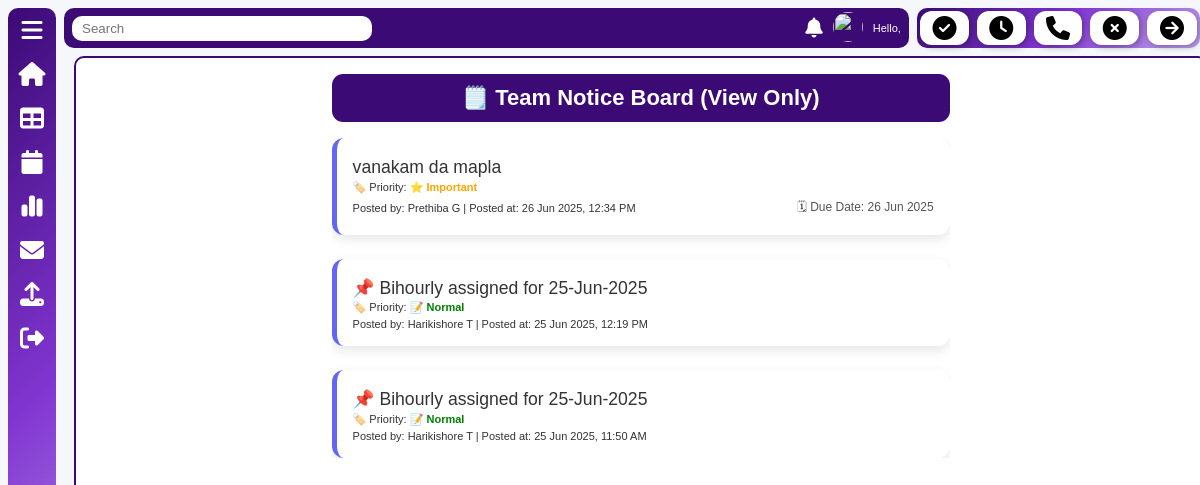
Before: /view-notice/ with the older database file.
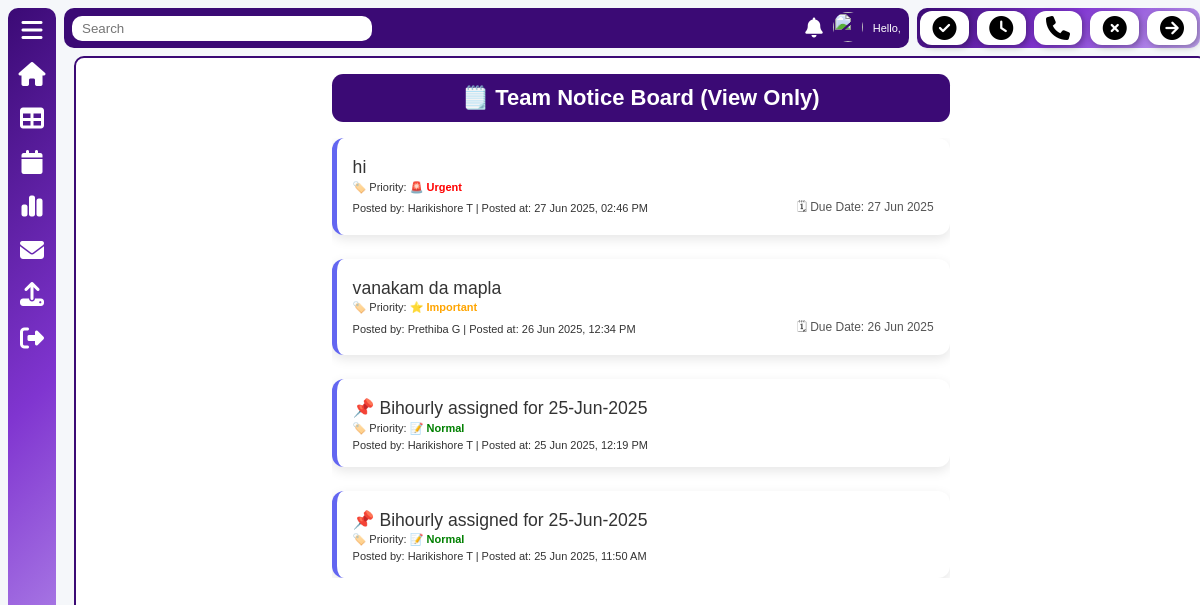
After: the same page with the newer database file.
### Freewheel_Portal/models.py (models this page shows, shortened)
class Notice(models.Model):
    message = models.TextField(null=True, blank=True)
    posted_by = models.ForeignKey(User, on_delete=models.CASCADE, null=True, blank=True)
    posted_at = models.DateTimeField(auto_now_add=True, null=True, blank=True)
    priority = models.CharField(
        max_length=10, null=True, blank=True,
        choices=[('Urgent', 'Urgent'), ('Important', 'Important'), ('Normal', 'Normal')], )
    end_date = models.DateField(null=True, blank=True)

class User(models.Model):
    USER_TYPE_CHOICES = [
        ('admin', 'Admin'),
        ('manager', 'Manager'),
        ('tc', 'TC'),
        ('staff', 'Staff'),
    ]
    STATUS_CHOICES = [
        ('Available', 'Available'),
        ('Away', 'Away'),
        ('In-Meeting', 'In-Meeting'),
        ('Offline', 'Offline'),
        ('Out Of Office', 'Out Of Office'),
    ]
    emp_id = models.CharField(max_length=20, primary_key=True)
    assignee_name = models.CharField(max_length=100)
    user_name = models.CharField(max_length=100, unique=True, blank=True)  # Allow blank initially
    password = models.CharField(max_length=128, blank=True)  # Allow blank initially
    department = models.CharField(max_length=100)
    work_region = models.CharField(max_length=100, blank=True, null=True)
    BussinessUnit = models.CharField(max_length=100)
    job_title = models.CharField(max_length=100)
    repor_manager = models.CharField(max_length=100)
    user_type = models.CharField(max_length=10, choices=USER_TYPE_CHOICES)
    contact_number = models.CharField(max_length=20)
    email = models.EmailField()
    slack_id = models.CharField(max_length=50)
    status = models.CharField(max_length=20, choices=STATUS_CHOICES, default='Offline')
    shift = models.CharField(max_length=20)
    profile_image = models.ImageField(upload_to='profile_images/', default='profile_images/image.png', blank=True, null=True)
    access = models.JSONField(default=list)
    leave_until = models.DateTimeField(null=True, blank=True)
    last_shift_update = models.DateField(null=True, blank=True)

### Freewheel_Portal/views.py (the view)
# urls.py: path('view-notice/', views.notice_view, name='view_notice'),
def notice_view(request):
    all_notices = Notice.objects.all().order_by(
        Case(
            When(priority='Urgent', then=Value(1)),
            When(priority='Important', then=Value(2)),
            When(priority='Normal', then=Value(3)),
            default=Value(4),
            output_field=IntegerField()
        ),
        '-posted_at'
    )
    return render(request, 'Freewheel_Portal/view_notice.html', {
        'all_notices': all_notices
    })

### Freewheel_Portal/templates/Freewheel_Portal/view_notice.html (shortened to what this page needs)
<!DOCTYPE html>
<html lang="en">
<head>
    <link rel="stylesheet" href="https://cdnjs.cloudflare.com/ajax/libs/font-awesome/6.4.0/css/all.min.css">
    <link rel="stylesheet" href="../../static/Freewheel_Portal/css/navbar.css">
    <link rel="stylesheet" href="../../static/Freewheel_Portal/css/user-container.css">
    <link rel="stylesheet" href="../../static/Freewheel_Portal/css/stats.css">
    <link rel="stylesheet" href="../../static/Freewheel_Portal/css/ticket-open.css">
    <link rel="stylesheet" href="../../static/Freewheel_Portal/css/filters.css">
    <link rel="stylesheet" href="../../static/Freewheel_Portal/css/deligation.css">
    <link rel="stylesheet" href="../../static/Freewheel_Portal/css/home.css">
    <link rel="stylesheet" href="../../static/Freewheel_Portal/css/shift-end-mail.css">
    <link rel="stylesheet" href="../../static/Freewheel_Portal/css/ticket-tabs.css">
</head>
<body>
    {%include 'Freewheel_Portal/navbar.html' %}
    <div class="notice-board">
        <div class='heading'>
            <h1>🗒️ Team Notice Board (View Only)</h1>
        </div>
        <div class="notice-list">
            {% for notice in all_notices %}
            <div class="notice-msg">
                <div class="notice-text">
                    {% if notice.message|wordcount > 15 %}
                      <span class="short-text">{{ notice.message|truncatechars:80 }}</span>
                      <span class="full-text" style="display:none;">{{ notice.message }}</span>
                      <a href="javascript:void(0);" class="toggle-text">Click to show</a>
                    {% else %}
                      <span>{{ notice.message }}</span>
                    {% endif %}
                  </div>
                <span>
                    🏷️ Priority:
                    {% if notice.priority|lower == "urgent" %}
                    <span style="color: red; font-weight: bold">🚨 Urgent</span>
                    {% elif notice.priority|lower == "important" %}
                    <span style="color: orange; font-weight: bold">⭐ Important</span>
                    {% else %}
                    <span style="color: green; font-weight: bold">📝 Normal</span>
                    {% endif %}
                </span>
                <br>
                <div class="notice-footer">
                    <span class="text-xs text-gray-500">
                      Posted by: {{ notice.posted_by.assignee_name }} |
                      Posted at: {{ notice.posted_at|date:"d M Y, h:i A" }}
                    </span>
                    {% if notice.end_date %}
                    <span class="due-date">
                      🗓 Due Date: {{ notice.end_date|date:"d M Y" }}
                    </span>
                    {% endif %}
                  </div>
            </div>
            {% endfor %}
        </div>
    </div>
</body>
</html>

### Freewheel_Portal/templates/Freewheel_Portal/navbar.html (shortened to what this page needs)
<link rel="stylesheet" href="https://cdnjs.cloudflare.com/ajax/libs/cropperjs/1.5.13/cropper.min.css" />
<nav>
    <div class="sidebar">
        <i class="fa-solid fa-bars"></i>
        <a href="{% url 'home' %}"><i class="fa-solid fa-house" title="Home"></i></a>
        <a href="{% url 'upload_excel_report' %}"><i class="fa-solid fa-table" title="Upload Bihourly Report" style="cursor: pointer;"></i></a>
        <a href="{% url 'view_shift' %}"><i class="fa-solid fa-calendar" style="color: #ffffff;" title="Shift Summary"></i></a>
        <a href="{% url 'view_shift_range' %}"><i class="fa-solid fa-chart-simple" style="color: #ffffff;" title="Shift Analysis"></i></a>
        <a href="{% url 'shift_end_summary' %}"><i class="fa-solid fa-envelope" id="shiftMailBtn" style="cursor: pointer;" title="Shift-End Mail"></i></a>
        <i class="fa-solid fa-upload" id="uploadTrigger" style="cursor: pointer;" title="Dump Upload"></i>
        <a href="{% url 'logout' %}">
          <i class="fa-solid fa-right-from-bracket" title="Logout" style="cursor: pointer;"></i>
        </a>
    </div>
    <div class="check">
        <div class="topbar">
            <input type="text" placeholder="Search">
            <div style="display: flex; align-items: center; gap: 10px;">
                <i class="fa-solid fa-bell" style="font-size: 20px;"></i>
            <div class="profile-dropdown-wrapper" style="position: relative; display: inline-block;">
              <img src="{{ current_user.profile_image.url }}" id="profileImage" style="width: 30px; height: 30px; border-radius: 50%; cursor: pointer;" />
            </div>
                <span>Hello, <br><b>{{ current_user.assignee_name }}</b></span>
            </div>
        </div>
        <div id="status-section" data-update-url="{% url 'status_update' %}" data-csrf="{{ csrf_token }}">
            <div class="status">
                <div class="status-box" title="Available" data-color="#4CAF50"><i class="fa-solid fa-circle-check" style="color: #000000;font-size: x-large;"></i></div>
                <div class="status-box" title="Away" data-color="#FFC107"><i class="fa-solid fa-clock" style="color: #000000;font-size: x-large;"></i></div>
                <div class="status-box" title="In-Meeting" data-color="#F44336"><i class="fa-solid fa-phone" style="color: #000000; font-size: x-large;"></i></div>
                <div class="status-box" title="Offline" data-color="#9E9E9E"><i class="fa-solid fa-circle-xmark" style="color: #000000;font-size: x-large;"></i></div>
                <link rel="stylesheet" href="https://cdn.jsdelivr.net/npm/flatpickr/dist/themes/dark.css">
                <form method="POST" action="/submit-leave/">
                  <div>
                    <div id="out-office" class="status-box" title="Out Of Office" data-color="#c235e0 ">
                      <i class="fa-solid fa-circle-arrow-right" style="color: #000000; font-size: x-large;"></i>
                    </div>
                  </div>
                </form>
              </div>
        </div>
    </div>
</nav>

### Freewheel_Portal/static/Freewheel_Portal/css/navbar.css (style rules this page uses)
* { box-sizing: border-box; }
body { margin: 0; font-family: Arial, sans-serif; background-color: #f8f8f8; }
.sidebar { position: fixed; top: 0; left: 0; width: 3rem; border-radius: 10px; height: 98vh; background: linear-gradient(135deg, #3b0a75, #8035d0, #c3a6f2); display: flex; flex-direction: column; align-items: center; padding: 10px 0; gap: 20px; margin-top: .5rem; margin-left:.5rem; }
.sidebar i, .sidebar img { color: white; font-size: 24px; cursor: pointer; }
.check { display: flex; gap: .5rem; }
.status { margin-top: .5rem; display: flex; gap: .5rem; padding: .2rem; background: linear-gradient(135deg, #3b0a75, #8035d0, #c3a6f2); color: white; border-radius: 10px; width: 17.7rem; align-items: center; }
.status-box { width: 3.1rem; height: 2.1rem; border-radius: 12px; background-color: white; display: flex; align-items: center; justify-content: center; box-shadow: 2px 2px 6px rgba(0, 0, 0, 0.3); font-size: 18px; color: black; cursor: pointer; }
.topbar { flex: 1; display: flex; justify-content: space-between; align-items: center; background: #3b0a75; color: white; margin-top: .5rem; margin-left: 4rem; left: calc(100% - .5rem); padding: .5rem; border-radius: 10px; height: 2.5rem; max-width: 73rem; }
.topbar input { width: 300px; padding: 5px 10px; border-radius: 10px; border: none; }

### Freewheel_Portal/static/Freewheel_Portal/css/shift-end-mail.css (style rules this page uses)
body { font-family: Arial, sans-serif; font-size: 11px; background-color: #f5f7fa; color: #333; }

### Freewheel_Portal/templates/Freewheel_Portal/view_notice.html (style rules this page uses)
.notice-footer { display: flex; justify-content: space-between; align-items: center; margin-top: 4px; }
.notice-footer .due-date { font-size: 0.75rem; color: #555; text-align: right; }
.notice-board { background: white; border: 2px solid #3b0a75; border-radius: 10px; padding: 1rem 16rem; margin: .5rem 0 0 4.6rem; height: 91vh; box-sizing: border-box; width: 94.5%; overflow-y: auto; }
.heading { background-color: #3b0a75; border-radius: .7rem; text-align: center; padding: .7rem; margin-bottom: 1rem; }
.heading h1 { color: white; margin: 0; }
.notice-list { display: flex; flex-direction: column; gap: 1.5rem; max-height: 60vh; overflow-y: auto; }
.notice-msg { padding: 1rem; border-left: 5px solid #6366f1; background: #fff; border-radius: .75rem; box-shadow: 0 4px 12px rgba(0, 0, 0, 0.1); }
.notice-text span, .notice-text { font-size: 1.1rem; line-height: 1.5; }

Changed rows visible on the page:
added Notice: message "hi", priority "🚨 Urgent", posted_by.assignee_name "Harikishore T", posted_at "27 Jun 2025, 02:46 PM", end_date "27 Jun 2025"
